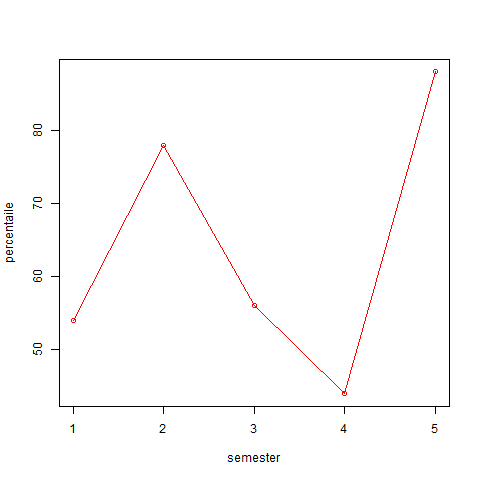

Recreate this plot in R.
z <- c(54,78,56,44,88)  
png(file = "linegraph.jpg")  
plot(z,type = "o",col="red",xlab="semester",ylab="percentaile")  
dev.off()